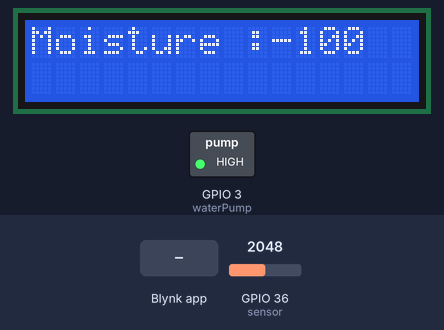
Simulated run of this sketch. Board: ESP32. On the bench: 16×2 character LCD, switched loads named in the sketch (green lamp = pin HIGH). The test bench sets the inputs (shaded band); at power-on: GPIO 36 (sensor) = 2048. WiFi joins after 1.5 s; servers stay silent unless stated.

Above: at 11.1 s.
11.2 s: Blynk app writes 1 to V1
At 11.7 s:
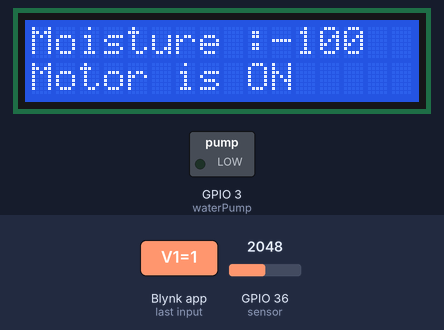
12.7 s: Blynk app writes 0 to V1
At 13.9 s:
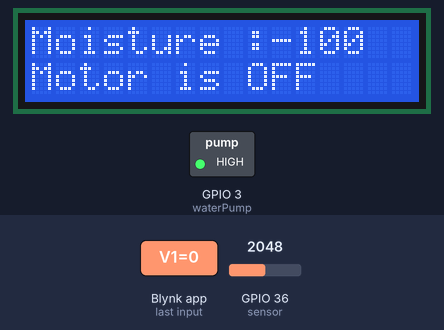
14.2 s: GPIO 36 (sensor) set to 2866
At 15.2 s:
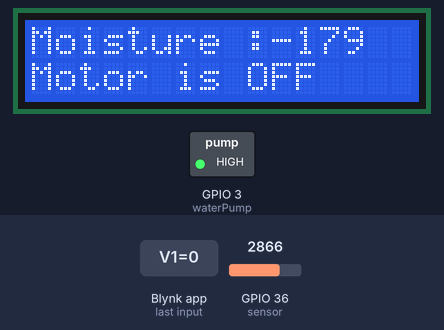
15.7 s: GPIO 36 (sensor) set to 3603
At 16.3 s:
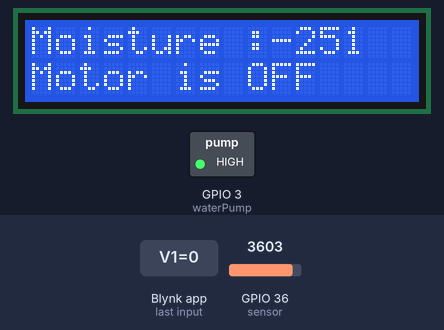
17.2 s: GPIO 36 (sensor) set to 4095
At 17.5 s:
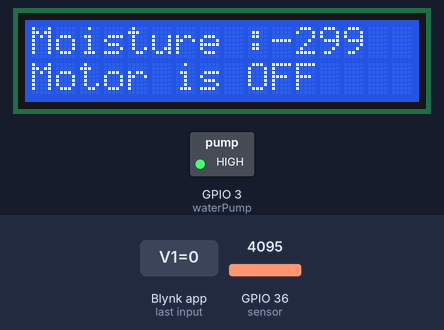
Timing chart, 0 to 19.7 s (numbered marks = the images above; inputs shaded):
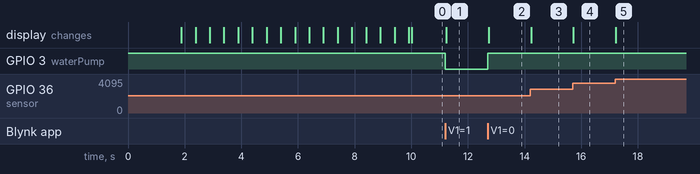

Measured:
- after the input at 11.2 s, GPIO 3 (waterPump): HIGH → LOW at once; the display: changes at once (image 1)
- after the input at 12.7 s, GPIO 3 (waterPump): LOW → HIGH at once; the display: changes at once (image 2)
- after the input at 14.2 s, the display: changes at once (image 3)
- after the input at 15.7 s, the display: changes at once (image 4)
- after the input at 17.2 s, the display: changes at once (image 5)

The sketch:

esp32_water.ino
```cpp
//Include the library files
#include <WiFi.h>
#include <WiFiClient.h>
#include <LiquidCrystal_I2C.h>
#define BLYNK_PRINT Serial
#include <BlynkSimpleEsp32.h>

//Initialize the LCD display
LiquidCrystal_I2C lcd(0x27, 16, 2);

char auth[] = "";//Enter your Auth token
char ssid[] = "";//Enter your WIFI name
char pass[] = "";//Enter your WIFI password

BlynkTimer timer;
bool Relay = 0;

//Define component pins
#define sensor A0
#define waterPump 3

void setup() {
  Serial.begin(9600);
  pinMode(waterPump, OUTPUT);
  digitalWrite(waterPump, HIGH);
  lcd.init();
  lcd.backlight();

  Blynk.begin(auth, ssid, pass, "blynk.cloud", 80);

  lcd.setCursor(1, 0);
  lcd.print("System Loading");
  for (int a = 0; a <= 15; a++) {
    lcd.setCursor(a, 1);
    lcd.print(".");
    delay(500);
  }
  lcd.clear();

  //Call the function
  timer.setInterval(100L, soilMoistureSensor);
}

//Get the button value
BLYNK_WRITE(V1) {
  Relay = param.asInt();

  if (Relay == 1) {
    digitalWrite(waterPump, LOW);
    lcd.setCursor(0, 1);
    lcd.print("Motor is ON ");
  } else {
    digitalWrite(waterPump, HIGH);
    lcd.setCursor(0, 1);
    lcd.print("Motor is OFF");
  }
}

//Get the soil moisture values
void soilMoistureSensor() {
  int value = analogRead(sensor);
  value = map(value, 0, 1024, 0, 100);
  value = (value - 100) * -1;

  Blynk.virtualWrite(V0, value);
  lcd.setCursor(0, 0);
  lcd.print("Moisture :");
  lcd.print(value);
  lcd.print(" ");

}

void loop() {
  Blynk.run();//Run the Blynk library
  timer.run();//Run the Blynk timer
}
```
